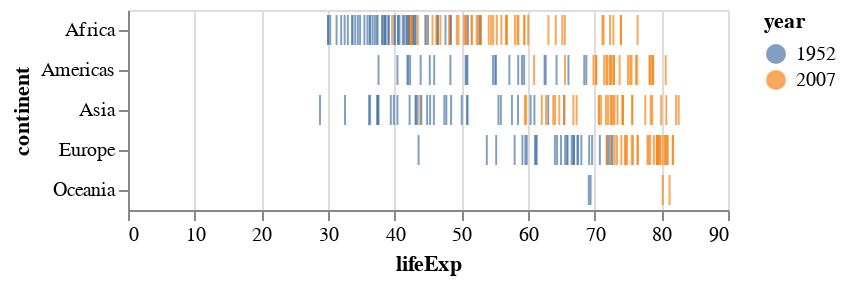

Notebook code cell kept with this figure:
### Markdown cell above
Create an `alt.Chart` with Altair to explore the distribution of life expectancy, grouped by continent:

* Use the filtered dataset `first_last`.
* Use a tick mark.
* Encode `lifeExp` as the x position.
* Encode `continent` as the y position with a nominal datatype.
* Encode `year` as the color with a nominal datatype.

### Code cell
# YOUR CODE HERE
alt.Chart(first_last).mark_tick().encode(
    alt.X("lifeExp:Q"),
    alt.Y("continent:N"), 
    alt.Color("year:N")
)

### Figure 1 — Vega-Lite specification as saved in the notebook (floating-point values rounded to 4 significant figures; data arrays with more than 128 entries replaced by an {"elided": "..."} marker saying what was removed)
{"$schema": "https://vega.github.io/schema/vega-lite/v1.2.1.json", "data": {"values": {"elided": "284 records"}}, "encoding": {"color": {"field": "year", "type": "nominal"}, "x": {"field": "lifeExp", "type": "quantitative"}, "y": {"field": "continent", "type": "nominal"}}, "mark": "tick"}
